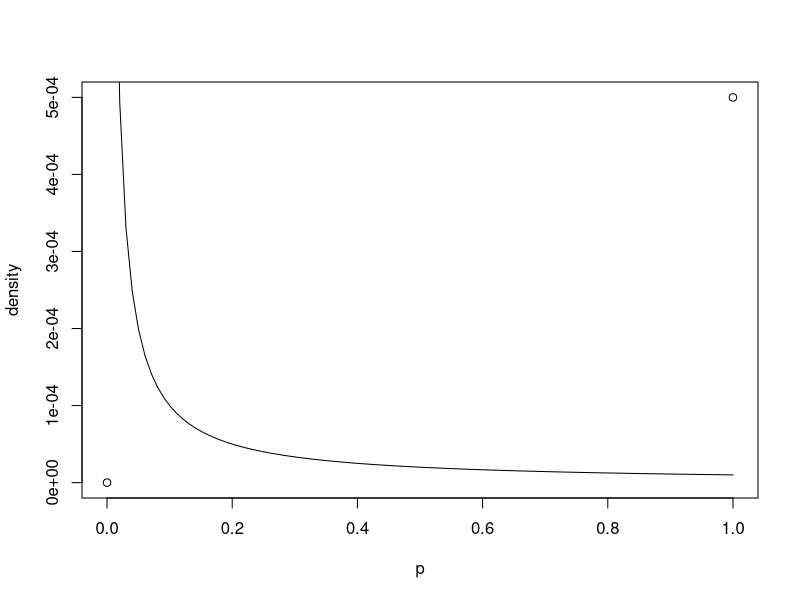
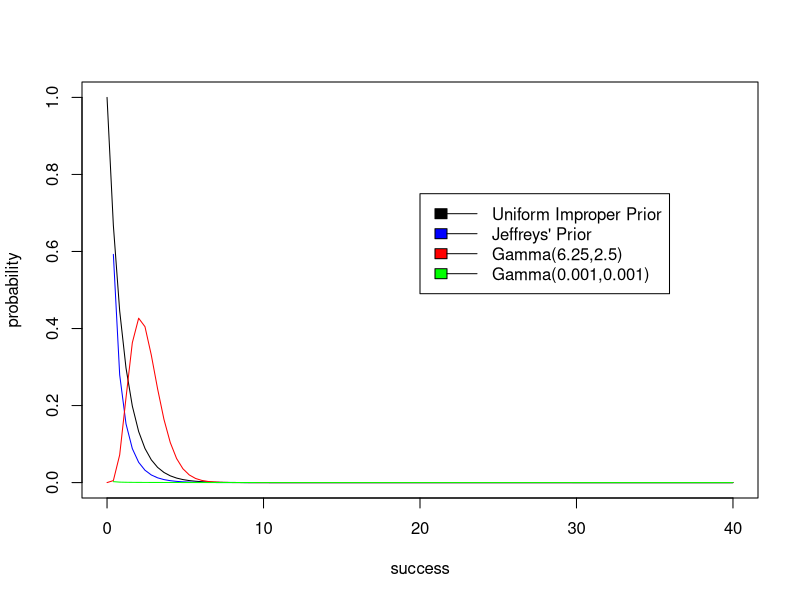
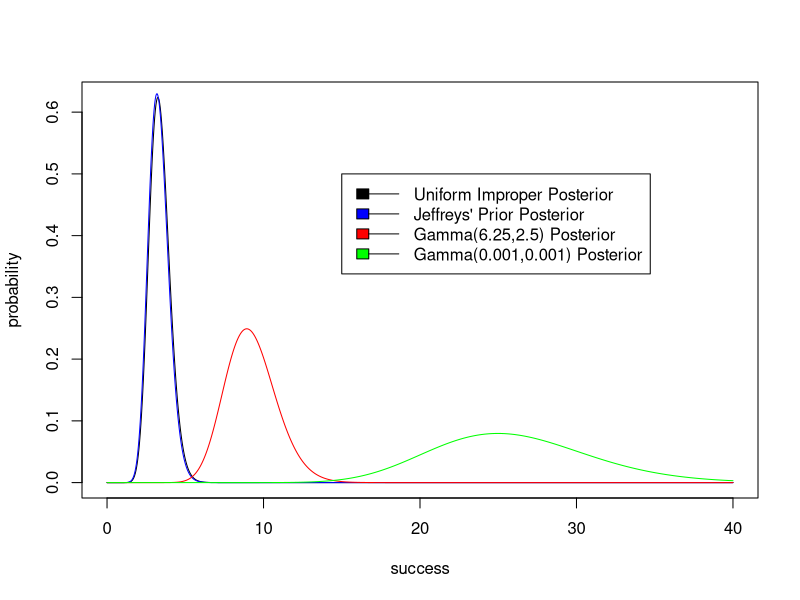

Recreate these plots in R, in order.
## ---- chunk 1
p=seq(0,1,length=100)
plot(c(0,1),c(0,5)/10000,xlab='p',ylab='density')
lines(p,dgamma(p,0.00001,0.00001))
## ---- chunk 2
p=seq(0,40,length=100)
plot(p,dgamma(p,1,1),col="black",xlab="success",ylab="probability",type='l')
lines(p,dgamma(p,0.5,1),col="blue")
lines(p,dgamma(p,6.25,2.5),col="red")
lines(p,dgamma(p,0.001,0.001),col="green")
legend(20,0.75,c('Uniform Improper Prior',"Jeffreys' Prior","Gamma(6.25,2.5)","Gamma(0.001,0.001)"),lty=c(1,1,1),c("black","blue","red","green"))
## ---- chunk 3
p=seq(0,40,length=1000)
plot(p,dgamma(p,27,8),col="black",xlab="success",ylab="probability",type='l')
lines(p,dgamma(p,26.5,8),col="blue")
lines(p,dgamma(p,32.25,3.5),col="red")
lines(p,dgamma(p,26.001,1.001),col="green")
legend(15,0.5,c('Uniform Improper Posterior',"Jeffreys' Prior Posterior","Gamma(6.25,2.5) Posterior","Gamma(0.001,0.001) Posterior"),lty=c(1,1,1),c("black","blue","red","green"))
## ---- chunk 4
qgamma(0.5,27,8)
qgamma(0.025,27,8)
qgamma(0.975,27,8)
qgamma(0.5,26.5,8)
qgamma(0.025,26.5,8)
qgamma(0.975,26.5,8)
qgamma(0.5,32.25,3.5)
qgamma(0.025,32.25,3.5)
qgamma(0.975,32.25,3.5)
qgamma(0.5,26.001,1.001)
qgamma(0.025,26.001,1.001)
qgamma(0.975,26.001,1.001)

data=matrix(c("Gamma(27,8)","3.375","3.333","(2.224,4.762)","Gamma(26.5,8)","3.313","3.271","(2.174,4.688","Gamma(32.35,3.5)","9.214","9.119","(6.313,12.656)","Gamma(26.001,1.001)","25.975","25.643","(16.968,36.869"),ncol=4,byrow=TRUE)
colnames(data)=c('Posterior','Mean','Median','95% BCI')
rownames(data)=c('1','2','3','4')
as.table(data)
## ---- chunk 5
qgamma(0.025,341.5,27)
qgamma(0.975,341.5,27)
qgamma(0.025,467.5,43)
qgamma(0.975,467.5,43)
## ---- chunk 6
a=rgamma(10000,341.5,27)
b=rgamma(10000,467.5,43)
c=a-b
length(which(c>0))
## ---- chunk 7
quantile(c,probs=seq(0,1,0.025))
## ---- chunk 8
qbeta(0.025,12,115)
qbeta(0.975,12,115)
## ---- chunk 9
1-pbeta(0.15,25,162)
## ---- chunk 10
qgamma(0.5,13,5)
## ---- chunk 11
qgamma(0.5,12.5,5)
## ---- chunk 12
qgamma(0.5,123,200)
## ---- chunk 13
qgamma(0.5,122.5,200)
## ---- chunk 14
qgamma(0.025,80,11.5)
qgamma(0.975,80,11.5)
